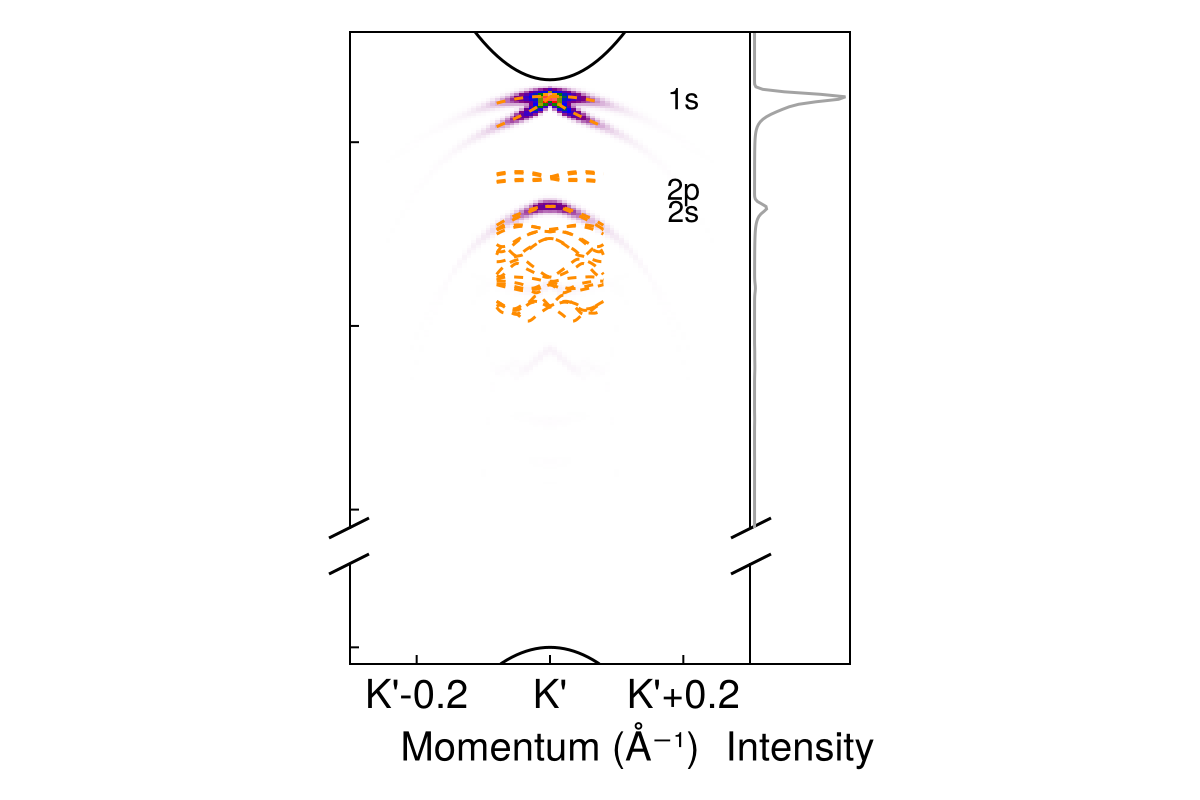

The Julia source for this figure:
# Plot the ARPES heatmap;

include("units.jl")
include("qp-bands.jl")
include("broadening.jl")
include("exciton.jl")
include("ehh.jl")
include("wfn.jl")
include("arpes.jl")
include("overlap.jl")
include("exciton-band-gamma.jl")
include("exciton-band-k.jl")
include("bgw-crystal.jl")
using CairoMakie
using LaTeXStrings
using Colors
using Printf

caption_padding = 35

broaden = gaussian_broadening(50fs)
electron_color = :black
hole_color = :black

m_h = 0.21
m_e = 0.37
E_g = 2.67
w_side = 4π / (3 * 3.144817974)
w = SVector{2, Float64}([w_side, 0.0])
trion = Intervalley2DChandraTrion(
    m_h = m_h,
    m_e = m_e,
    w = w,
    E_g = E_g,
    # Binding energy for the ehh trion mode
    # should be E_B = 0.59 = 2.67 - 2.08 according to the band gap and the trion frequency from Nat. Comm. 2017 Dec 14;8(1):2117., 
    # however, here we're using Diana's exciton energy band data, 
    # the lowest exciton frequency at Q = 0 is 2.06 eV (run this script and the first line of console output is this number; note that this is the energy of the lowest optically active exciton mode, i.e. the A1s-like mode, which corresponds to the second lowest mode in the exciton band in PRL 115, 176801 (2015), because the lowest mode is a dark exciton mode),
    # and to maintain 2.13 - 2.08 = 0.05 eV (the former is again from Nat Comm. 2017 Dec 14;8(1):2117) difference between the lowest exciton mode and the trion mode in Nat Comm. 2017 Dec 14;8(1):2117,
    # we need to manually shift 0.59 upwards by 2.13 - 2.06 = 0.07 eV.
    E_B = 0.66,
    a = 10.3,
    b = 25.2
)

##########################################
#region Reading BerkeleyGW outputs 

k_K = SVector{3, Float64}(0.333333333333333, 0.3333333333333, 0)
rk, Avck = read_ex_wfc("../../MoS2/MoS2/4-absorption-120-no-sym-gw/eigenvectors.h5", k_K)
k_K_real = read_B("../../MoS2/MoS2/4-absorption-120-no-sym-gw/eigenvectors.h5") * k_K

files_0 = ["finite-Q-0/eigenval_$(i)_likespin_plus_v_new" for i in 0:11]
files_K = ["finite-Q-K/eigenval_$(i)_unlikespin_plus_v_new" for i in 0:13]
Q_list_0 = [
    [0.0,0.0],
    [0.0005,0.0005],
    [0.001,0.001],
    [0.003,0.003],
    [0.005,0.005],
    [0.0075,0.0075],
    [0.01,0.01],
    [0.012,0.012],
    [0.015,0.015],
    [0.02,0.02]
]

Q_list_K = [
    [-0.02, -0.02],
    [-0.015, -0.015],
    [-0.01, -0.01],
    [-0.005, -0.005],
    [-0.003, -0.003],
    [-0.001, -0.001],
    [0.001, 0.001],
    [0.003, 0.003],
    [0.005, 0.005],
    [0.0075, 0.0075],
    [0.01, 0.01],
    [0.012, 0.012],
    [0.015, 0.015],
    [0.02, 0.02]
]

a = read_a("../../MoS2/MoS2/4-absorption-120-no-sym-gw/eigenvectors.h5") * au_in_angstrom
Q_length_list_0 = map(Q_list_0) do Q
    (2 / sqrt(3)) * Q[1] * 2π / a * sqrt(3)
end
Q_length_list_K = map(Q_list_K) do Q
    (2 / sqrt(3)) * Q[1] * 2π / a * sqrt(3) 
end


# Read eigenvalues from a file
function read_eigs(filename)
    eigs = Float64[]
    open(filename, "r") do io
        for line in eachline(io)
            # Skip comment lines
            startswith(line, "#") && continue
            fields = split(strip(line))
            isempty(fields) && continue
            # Parse the first number (eigenvalue column)
            push!(eigs, parse(Float64, fields[1]))
        end
    end
    return eigs
end

# Read all eigenvalue lists
all_eigs_0 = [read_eigs(f) for f in files_0]
all_eigs_K = [read_eigs(f) for f in files_K]

# Ensure all files have the same number of eigenvalues
nfiles = length(all_eigs_0)
neigs = length(all_eigs_0[1])
@assert all(length(e) == neigs for e in all_eigs_0) "Files have inconsistent number of eigenvalues!"

eig_matrix_0 = hcat(all_eigs_0...) 
eig_matrix_K = hcat(all_eigs_K...) 

# Scissor shifts for convergence 
shift = -0.0546272

shift_2p_like = 0.0221814
shift_2s_like = 0.0828396

eig_matrix_0 .+= shift
eig_matrix_0[3:6, :] .+= shift_2p_like
eig_matrix_0[7:end, :] .+= shift_2s_like

shift_2p_unlike = 0.0233762
shift_2s_unlike = 0.0746934

eig_matrix_K .+= shift
eig_matrix_K[2:3, :] .+= shift_2p_unlike
eig_matrix_K[2:3, :] .-= (eig_matrix_K[2:3, :] .- eig_matrix_K[2, 1]) * 0.2
eig_matrix_K[4:end, :] .+= shift_2s_unlike

println(minimum(eig_matrix_0[1, :]))
println(minimum(eig_matrix_K[1, :]))

#endregion
############################################

##########################################
#region The linear-parabolic bands

exciton_direct = IntraValley2DExcitonHybrid(
    A = 0.6,
    m_e = 0.37,
    m_h = 0.21,
    α = -0.9,
    β = 4,
    E_g = E_g,
    E_B = 0.71,
)

exciton_K = InterValley2DExcitonHybrid(
    m_e = 0.37,
    m_h = 0.21,
    α = -0.9,
    β = 4,
    E_g = E_g,
    E_B = 0.71,
    w = w
)

# The trion momentum is set to be w
P_ratio = 1.
P = P_ratio * w


# The second lowest mode is bright for K; we need to concentrate on that mode.
Avck_A1s_bright = Avck[:, :, :, 2]
# In Fig. 1bcd in PRL 115, 176801 (2015), 
# we note that the spin up and spin down bands cross with each other:
# in a patch around K, the lowest conduction band is spin up,
# but around it, the lowest conduction band is spin down,
# while the highest valence band is spin up. 
# In our trion two-band model, we expect the conduction and valence bands to have the same spin,
# and this means the conduction band in our two-band model corresponds to 
# c1 near the patch around K and c2 around that patch.
# 
# Therefore, after reading the exciton wave function, 
# we have to reorder the bands. 
# But there is one way to cheat:
# because the lowest optically active exciton mode is quite accurately two-band,
# we can just do the follows:
Avck_A1s_bright = Avck_A1s_bright[1, 1, :] + Avck_A1s_bright[1, 2, :]
Avck_A1s_bright = reshape(Avck_A1s_bright, (1, 1, length(Avck_A1s_bright), 1))
println(size(Avck_A1s_bright))

function fetch_S(Avck::Array{ComplexF64, 4}, iS::Int)
    phase_factor  = Avck[:, :, :, 2] ./ abs.(Avck[:, :, :, 2])
    Avck_S = Avck[:, :, :, iS]
    Avck_S ./= phase_factor
    Avck_S = Avck_S[1, 1, :] + Avck_S[1, 2, :]
    Avck_S = Avck_S ./ (Avck_S[1] / abs(Avck_S[1]))
    reshape(Avck_S, (1, 1, length(Avck_S), 1)) 
end

#endregion 
##########################################

ω_list = LinRange(1.45, 2.8, 200) 
kx_list = LinRange(w_side-0.3, w_side+0.3, 85) 
k1_list = [SA[kx, 0.0] for kx in kx_list]

E_v1_curve = map(k1_list) do k_h
    -E_v1(trion, k_h)
end
E_c1_curve = map(k1_list) do k_e
    E_c1(trion, k_e)
end
E_v2_curve = map(k1_list) do k_h
    -E_v2(trion, k_h)
end
E_c2_curve = map(k1_list) do k_e
    E_c2(trion, k_e)
end

S_list_0 = [1, 2, 3, 4, 5, 6, 7, 8, ]
S_list_K = [1, 2, 3, 4,  ]
#S_list_0 = [1, 2, 3, 4, 5, 6,  ]
#S_list_K = [1, 2, 3, 4, 5, 6, ]
ik_K = argmin(map(i -> norm(rk[:, i]), 1 : size(rk)[2]))
S_list_0_spinor = []
S_list_K_spinor = []
for iS in 1 : 200 # The index is in Avck, i.e. my fully spinor calculation
    # Remove B excitons
    if norm(Avck[1, 1, :, iS] + Avck[1, 2, :, iS]) < 0.8
        continue
    end
    # Remove skin forbidden excitons
    if norm(Avck[1, 1, ik_K, iS]) < norm(Avck[1, 2, ik_K, iS])
        continue
    end

    append!(S_list_K_spinor, iS)
    # The exciton energies given in the eigenval_0_like files have a double degeneracy,
    # so we have to replicate the exciton wave function to match this.
    append!(S_list_0_spinor, iS)
    append!(S_list_0_spinor, iS)
    
    @printf "%3i  %3i  %8.6f   %8.6f   \n" length(S_list_0_spinor) iS eig_matrix_0[length(S_list_0_spinor), 7] (2E_g - trion.E_B - eig_matrix_0[length(S_list_0_spinor), 7])
end
S_list_0 = 1 : length(S_list_0_spinor)
S_list_K = 1 : length(S_list_K_spinor)

A1s_like = fetch_S(Avck, 2)
A2p_like_1 = fetch_S(Avck, 8)
A2p_like_2 = fetch_S(Avck, 6)
A2s_like = fetch_S(Avck, 10)

set_theme!(fontsize=20)

let f = Figure(size=(600, 400))
    Ak1k2 = wfn(trion)
    Akω_total = trion_ARPES_eeh(trion, P, Ak1k2, Homogeneous2DExciton, 
        [
            #IntraValley2DExcitonHybridLow(exciton_direct),
            #IntraValley2DExcitonHybridHigh(exciton_direct),
            (map(S_list_0) do iS
                Homogeneous2DExciton(Q_length_list_0, eig_matrix_0[iS, eachindex(Q_length_list_0)])
            end)...,
            #Homogeneous2DExciton(Q_length_list_0, eig_matrix_0[4, eachindex(Q_length_list_0)]),
            #exciton_K
            map(S_list_K) do iS
                Homogeneous2DExciton(Q_length_list_K, eig_matrix_K[iS, eachindex(Q_length_list_K)], shift=w)
            end...,
        ], 
        # Note that we should NOT use the K momentum from the BGW run and convert it into Cartesian coordinates,
        # because it's in 1/au and not 1/Å. 
        [
            # There should be a 1/2 factor for the first two wave functions,
            # because the lowest K and K' excitons are hybridized and the form of the resulting wave function 
            # has been analytically found in https://journals.aps.org/prl/pdf/10.1103/PhysRevLett.115.176801.
            # Still, we expect similar hybridization to happen in higher states,
            # where we don't really know the coefficients.
            # Therefore we just omit the 1/2 factor to avoid introducing non physical intensity difference
            # between the low and high excitons.
            (map(S_list_0_spinor) do iS
                fetch_S(Avck, iS) / sqrt(2)
            end)...,
            (map(S_list_K_spinor) do iS
                fetch_S(Avck, iS)
            end)...,
        ], [
            #rk, 
            #rk, 
            fill(rk, length(S_list_0))..., 
            fill(rk .+ [w_side, 0, 0], length(S_list_K))...,
        ], 
        k1_list, ω_list, broaden)

    ax1 = Axis(f[1, 1], 
        xlabel="Momentum (Å⁻¹)",
        #xticks=([-0.2, 0.0, 0.2, w_side], ["K-0.2", "K", "K+0.2", "K'"]),
        #yticks=([2.5, 2.7, E_g], ["2.5", "2.7", "CBM"]),
        #yticks=([2.1, 2.3, 2.5, 2.7], ["2.1", "2.3", "2.5", "2.7"]),
        yticks=([1.5, 2.0, 2.5, 3.0]),
        xtickalign = 1.0,
        ytickalign = 1.0,
    )
    xlims!(ax1, (minimum(kx_list), maximum(kx_list)))
    #colsize!(f.layout, 1, Aspect(1, 1))
    
    lines!(ax1, kx_list, E_c1_curve, color=electron_color)
    lines!(ax1, kx_list, E_c2_curve, color=electron_color)

    heatmap!(ax1, kx_list, ω_list, Akω_total, colormap=arpes_colormap(transparency_gradience))

    kx_list_0 = LinRange(w_side-0.08, w_side+0.08, 100)
    for S in 1:24
        ex = Homogeneous2DExciton(Q_length_list_0, eig_matrix_0[S, eachindex(Q_length_list_0)])
        lines!(ax1, kx_list_0, map(kx_list_0) do kx
            E_trion_eeh(trion, P) - E_exciton(ex, (P - @SVector [kx, 0]))
        end, color = colorant"darkorange", linestyle=:dash)
    end
    kx_list_K = LinRange(-0.08, 0.08, 100)
    for S in S_list_K
        ex = Homogeneous2DExciton(Q_length_list_K, eig_matrix_K[S, eachindex(Q_length_list_K)], shift=w)
        lines!(ax1, kx_list_K, map(kx_list_K) do kx
            E_trion_eeh(trion, P) - E_exciton(ex, (P - @SVector [kx, 0]))
        end, color = colorant"darkorange", linestyle=:dash)
    end

    ylims!(ax1, (minimum(ω_list), maximum(ω_list)))
    hidedecorations!(ax1, ticklabels = false, ticks = false, label=false)
    hidexdecorations!(ax1)
    hideydecorations!(ax1, ticks = false)
    hidespines!(ax1, :b)
    #vlines!(ax1, w_side, linestyle=:dot, color=colorant"gray64")

    text!(ax1, maximum(kx_list) - 0.1, 2E_g - trion.E_B - minimum(eig_matrix_K[1, :]) - 0.03, text="1s", align = (:center, :center), fontsize=15)
    text!(ax1, maximum(kx_list) - 0.1, 2E_g - trion.E_B - minimum(eig_matrix_K[3, :]) - 0.03, text="2p", align = (:center, :center), fontsize=15)
    text!(ax1, maximum(kx_list) - 0.1, 2E_g - trion.E_B - minimum(eig_matrix_K[4, :]) - 0.03, text="2s", align = (:center, :center), fontsize=15)
    
    ax2 = Axis(f[2, 1],
        xlabel="Momentum (Å⁻¹)",
        xticks=([-0.2 + w_side, w_side, 0.2 + w_side], ["K'-0.2", "K'", "K'+0.2"]),
        #yticks=([0], ["VBM"]),
        yticks=([0], [""]),
        xtickalign = 1.0,
        ytickalign = 1.0,
    )
    lines!(ax2, kx_list, E_v1_curve, color=hole_color)
    lines!(ax2, kx_list, E_v2_curve, color=hole_color)
    xlims!(ax2, (minimum(kx_list), maximum(kx_list)))
    ax2_ylim = (-0.1, 0.5)
    ylims!(ax2, ax2_ylim)
    hidedecorations!(ax2, ticklabels = false, ticks = false, label=false)
    hideydecorations!(ax1, ticks = false)
    hidespines!(ax2, :t)

    #Label(f[1:2, 1, Left()], "Energy (eV)", tellwidth=false, tellheight=false, rotation=π/2, padding=(0, 80, 0, 0))


    ax3 = Axis(f[1:2, 2])
    ik_0 = argmin(abs.(kx_list .- w_side))
    hidedecorations!(ax3)
    hidespines!(ax3, :l)

    colgap!(f.layout, 0)
    
    colsize!(f.layout, 1, Fixed(200))
    rowsize!(f.layout, 2, 50)
    colsize!(f.layout, 2, 50)
    
    x_left = ax1.elements[:xoppositeline][1][][1][1]
    x_right = ax1.elements[:xoppositeline][1][][2][1]
    y_top = ax1.elements[:xoppositeline][1][][1][2]
    y_bottom = ax1.elements[:xgridlines][1][][1][2]
    ax1_height = y_top - y_bottom
    
    x_left = ax3.elements[:xoppositeline][1][][1][1]
    x_right = ax3.elements[:xoppositeline][1][][2][1]
    y_top = ax3.elements[:xoppositeline][1][][1][2]
    y_bottom = ax3.elements[:xgridlines][1][][1][2]
    ax3_height = y_top - y_bottom

    ylims!(ax3, (maximum(ω_list) - (maximum(ω_list) - minimum(ω_list)) * ax3_height / ax1_height, maximum(ω_list)))

    lines!(ax3, vec(sum(Akω_total, dims=1)), ω_list, color = colorant"gray64")

    x_left = ax2.elements[:xoppositeline][1][][1][1]
    x_right = ax2.elements[:xoppositeline][1][][2][1]
    y_top = ax2.elements[:xoppositeline][1][][1][2]
    y_bottom = ax2.elements[:xgridlines][1][][1][2]
    lines!(f.scene, [x_left - 10, x_left + 10], [y_top - 5, y_top + 5], color=:black)
    lines!(f.scene, [x_right - 10, x_right + 10], [y_top - 5, y_top + 5], color=:black)
    h_shift = ax1.elements[:xgridlines][1][][1][2] - ax2.elements[:xoppositeline][1][][1][2]
    lines!(f.scene, [x_left - 10, x_left + 10], [y_top - 5 + h_shift, y_top + 5 + h_shift], color=:black)
    lines!(f.scene, [x_right - 10, x_right + 10], [y_top - 5 + h_shift, y_top + 5 + h_shift], color=:black)

    Label(f[2, 2, Bottom()], "Intensity", padding=(0, 0, 0, 30), tellwidth=false, tellheight=false,)

    save("eeh-heatmap-prototype-discrete-final-zoom-in-display-fold-Kp-lots-of-bands-integrated.png", f)

    f
end
